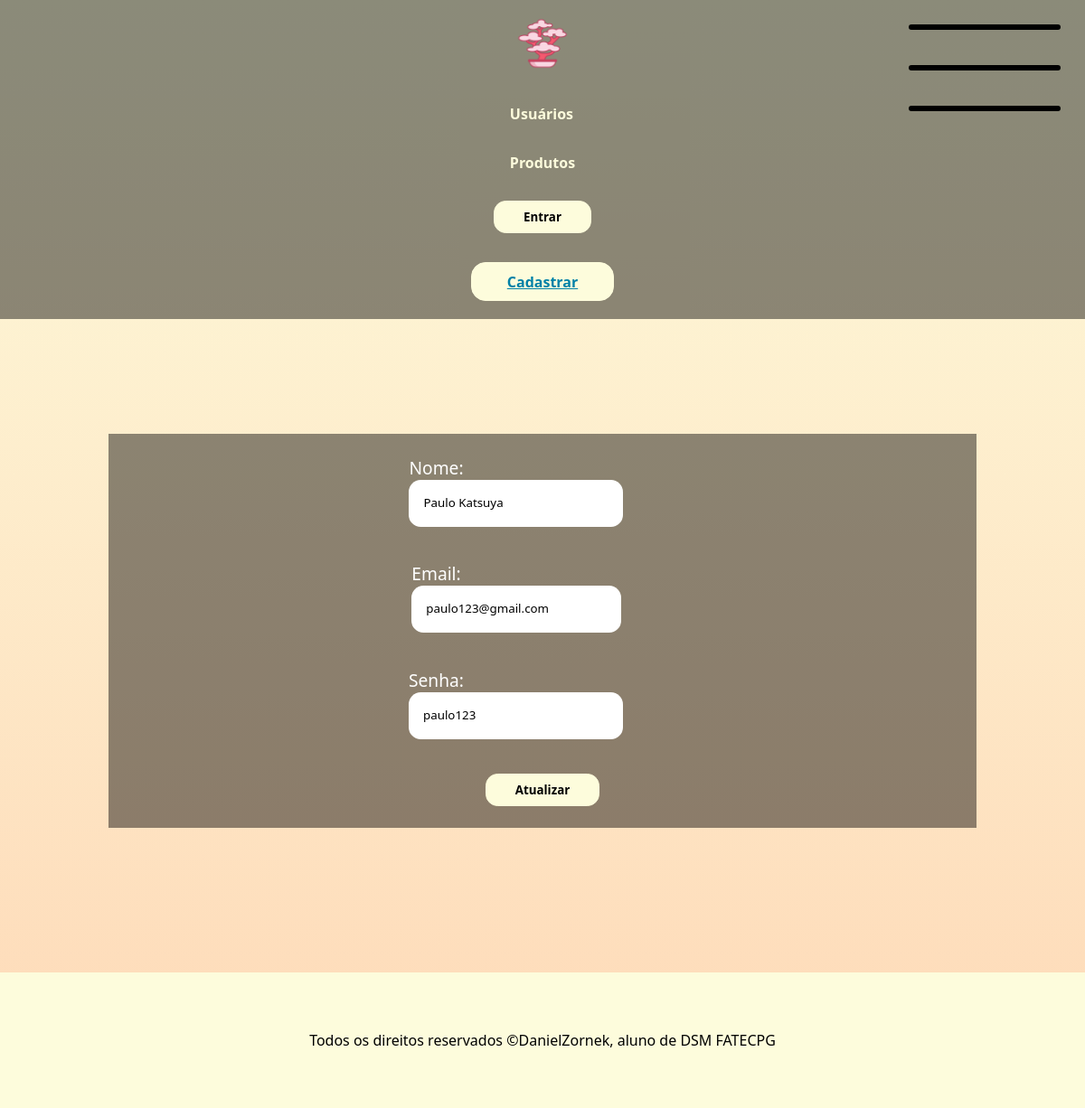
Screenshot of /editar-usuario/8 with the database file from the repository.
### app/models.py (models this page shows)
class Usuario(models.Model): # aqui dizemos que a classe pai Model irá dar herança para a classe usuario
    nome = models.CharField(max_length=100) # varchar, deve especificar o tamanho
    email = models.EmailField()
    senha = models.CharField(max_length=16)

### app/views.py (the view)
# urls.py: path('editar-usuario/<int:id_usuario>', views.editarUsuario, name="editarUsuario"),
def editarUsuario(request, id_usuario):
    usuario = Usuario.objects.get(id=id_usuario)
    formUsuarioEditar = formulario(request.POST or None, instance=usuario)
    if request.POST:
        if formUsuarioEditar.is_valid():
            formUsuarioEditar.save()
            return redirect("exibirUsuarios")
    else:
        return render(request, "editar-usuario.html", {'form' : formUsuarioEditar})

### app/forms.py
class formulario(forms.ModelForm):
    class Meta: # não precisa de parenteses
        model = Usuario
        fields = ('nome', 'email', 'senha')
        widgets = {
            'nome' : forms.TextInput(attrs={'type':'text', 'class':'form-input'}),
            'email' : forms.TextInput(attrs={'type':'email', 'class':'form-input'}),
            'senha' : forms.TextInput(attrs={'type':'senha', 'class':'form-input'})
        }

### app/templates/editar-usuario.html (shortened to what this page needs)
{% extends 'template.html' %}
{% load static %}
{% block style %} <link rel="stylesheet" href="{% static '_forms.css' %}"> {% endblock %}
{% block conteudo %}
    <form method="POST" class="form">
        {{ form }}
        <button type="submit" class="form-button">
            Atualizar
        </button>
    </form>
{% endblock %}

### app/static/template.css (style rules this page uses)
* { margin: 0; padding: 0; box-sizing: border-box; font-family: 'Segoe UI', Tahoma, Geneva, Verdana, sans-serif; }
:root { --cor1: #0081a7; --cor2: #00afb9; --cor3: #fdfcdc; --cor4: #fed9b7; --cor5: #f07167; }
body { background-image: linear-gradient(to bottom, var(--cor3), var(--cor4)); background-repeat: no-repeat; min-height: 120vh; display: flex; flex-direction: column; align-items: center; }

### app/static/_forms.css (style rules this page uses)
.form { width: 100%; display: flex; flex-direction: column; align-items: center; gap: 2em; font-size: 1.2em; }
.form-input { padding: 1.2em; border: none; outline: none; border-radius: 1em; width: 80%; transition: .3s ease-in-out; border-bottom: 2px solid transparent; }
.form-button { cursor: pointer; background-color: var(--cor3); color: #000000; padding: .6em 2.4em; border: none; border: 1px solid var(--cor3); border-radius: 1em; transition: .3s ease-in; font-weight: 600; }

### rows the page displays
Usuario: nome "Paulo Katsuya", email "paulo123@gmail.com", senha "paulo123"
